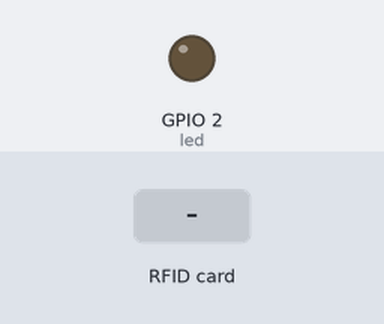
Recording of a program running on a simulated ESP32 board running MicroPython. Parts: output pins drawn as LEDs (lit = HIGH). Dashed ring = blinking. The test bench sets the inputs (shaded band). WiFi joins after 1.5 s; the clock reads 2024-03-15 10:24:30 at power-on unless the program sets it; the interpreter's speed is modelled, so counts of loop turns are approximate; web requests get an empty 200 reply after 0.4 s; library files of the repository ran but are not shown: mfrc522.py; pins used as bus, display or sensor lines are not drawn; what the program prints to the serial console is not drawn.

Above: at 3.2 s.
3.3 s: RFID card 5E 7A 19 C4 held to the reader
At 3.48 s:
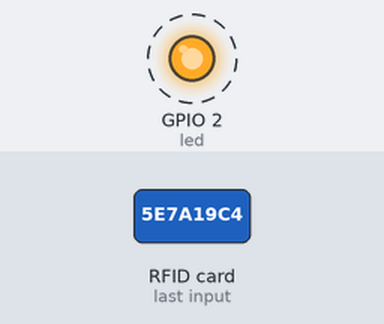
Timing chart, 0 to 6.3 s (numbered marks = the images above; inputs shaded):
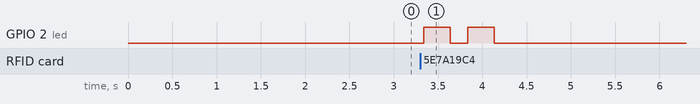

The program:

main.py
```python
import time
import network
import urequests
import json
from machine import Pin, SPI
from mfrc522 import MFRC522
import ntptime  # For time sync via NTP
import machine

# ===== Configuration =====
SSID = "NIGEL 9325"
PASSWORD = "nigel123"
BACKEND_URL = "http://192.168.137.1:5000/api/students/log-attendance"

# Time limits (24-hour format)
CHECKIN_DEADLINE = (9, 0)   # Before 09:00 → On Time; after → Late
CHECKOUT_START = (15, 0)    # After 15:00 → Check-Out allowed

# ===== Global Variables =====
scan_log = {}  # {uid: {"count": int, "last_date": "YYYY-MM-DD"}}

# ===== Hardware Setup =====
LED_PIN = 2  # Built-in LED (GPIO 2 on most ESP32 boards)
led = Pin(LED_PIN, Pin.OUT)
led.off()

# ===== Helper Functions =====
def get_local_time():
    try:
        t = time.localtime()
        return t
    except:
        return None

def format_time(t):
    return f"{t[3]:02d}:{t[4]:02d}"

def current_date_str():
    t = get_local_time()
    return f"{t[0]}-{t[1]:02d}-{t[2]:02d}"

def reset_daily_log():
    today = current_date_str()
    for uid in list(scan_log.keys()):
        if scan_log[uid]["last_date"] != today:
            del scan_log[uid]

# ===== Time Sync (with IST offset) =====
def sync_time_ist():
    try:
        ntptime.host = "in.pool.ntp.org"
        ntptime.settime()
        print("🕒 Time synchronized via NTP (UTC)")

        # Apply IST offset (UTC +5:30)
        t = time.time() + 19800  # 5 hours 30 minutes = 19800 seconds
        tm = time.localtime(t)
        machine.RTC().datetime((
            tm[0], tm[1], tm[2], tm[6] + 1, tm[3], tm[4], tm[5], 0
        ))
        print("🕒 Adjusted to Indian Standard Time (UTC+5:30)")
    except Exception as e:
        print("⚠️ NTP sync failed, using local RTC:", e)

# ===== WiFi Connection =====
def connect_wifi():
    wlan = network.WLAN(network.STA_IF)
    wlan.active(True)
    wlan.connect(SSID, PASSWORD)

    print("Connecting to WiFi...")
    while not wlan.isconnected():
        time.sleep(1)

    print("✅ Connected! ESP32 IP:", wlan.ifconfig()[0])

    # Sync time with IST
    sync_time_ist()

# ===== RFID Setup =====
def setup_rfid():
    spi = SPI(1, baudrate=1000000, polarity=0, phase=0,
              sck=Pin(18), mosi=Pin(23), miso=Pin(19))
    rdr = MFRC522(spi, Pin(5, Pin.OUT), Pin(22, Pin.OUT))
    rdr.antenna_on()
    print("📡 RFID Reader Ready")
    return rdr

# ===== LED Blink Function =====
def blink_led(times=1, duration=0.3):
    """Blink built-in LED"""
    for _ in range(times):
        led.on()
        time.sleep(duration)
        led.off()
        time.sleep(0.2)

# ===== Attendance Classification =====
def classify_scan(uid):
    """Determine scan type and status"""
    t = get_local_time()
    hour, minute = t[3], t[4]
    date_str = current_date_str()

    if uid not in scan_log or scan_log[uid]["last_date"] != date_str:
        scan_log[uid] = {"count": 0, "last_date": date_str}

    count = scan_log[uid]["count"]

    if count >= 2:
        print("⚠️ Scan ignored — limit reached for today.")
        blink_led(3, 0.15)  # Blink fast 3 times for limit reached
        return None, None

    # Check-In logic
    if count == 0:
        if (hour, minute) <= CHECKIN_DEADLINE:
            status = "On-Time"
            blink_led(1, 0.5)
        else:
            status = "Late"
            blink_led(2, 0.3)
        scan_type = "Check-In"

    # Check-Out logic
    elif count == 1:
        if (hour, minute) >= CHECKOUT_START:
            status = "Checked-Out"
            scan_type = "Check-Out"
            blink_led(1, 0.5)
        else:
            print("⏱️ Too early to check out.")
            blink_led(2, 0.1)
            return None, None

    scan_log[uid]["count"] += 1
    return scan_type, status

# ===== Send to Backend =====
def send_rfid_to_backend(uid, scan_type, status):
    try:
        headers = {"Content-Type": "application/json"}
        payload = {
            "rfidTag": uid,
            "scanType": scan_type,
            "status": status,
            "timestamp": format_time(get_local_time())
        }

        print(f"📤 Sending {scan_type} ({status}) for {uid} to backend...")
        response = urequests.post(BACKEND_URL, json=payload, headers=headers)

        try:
            response_data = response.json()
            print(f"📥 Response: {response_data.get('message', 'Success')}")
        except:
            print(f"📥 Response: {response.text}")

        response.close()
        return True
    except Exception as e:
        print(f"❌ Error sending to backend: {e}")
        blink_led(3, 0.2)
        return False

# ===== Main Application =====
def main():
    connect_wifi()
    rdr = setup_rfid()
    print("✅ System Ready - Place your RFID card...")

    last_scan_time = 0

    while True:
        reset_daily_log()
        (stat, tag_type) = rdr.request(rdr.REQIDL)

        if stat == rdr.OK:
            (stat, raw_uid) = rdr.anticoll()
            if stat == rdr.OK:
                uid = "%02x%02x%02x%02x" % tuple(raw_uid[:4])
                uid = uid.upper()

                current_time = time.time()
                if current_time - last_scan_time > 2:
                    print(f"🔑 Card detected: {uid}")
                    scan_type, status = classify_scan(uid)
                    if scan_type and status:
                        send_rfid_to_backend(uid, scan_type, status)
                    last_scan_time = current_time
                else:
                    print("⏱️ Scan ignored (cooldown period)")

                time.sleep(2)
        time.sleep(0.1)

if __name__ == "__main__":
    main()
```

Measured:
- after the input at 3.3 s, GPIO 2 (led): alternates HIGH for 0.30 s and LOW for 0.20 s, 4 changes in all, then stays LOW, starting at once
